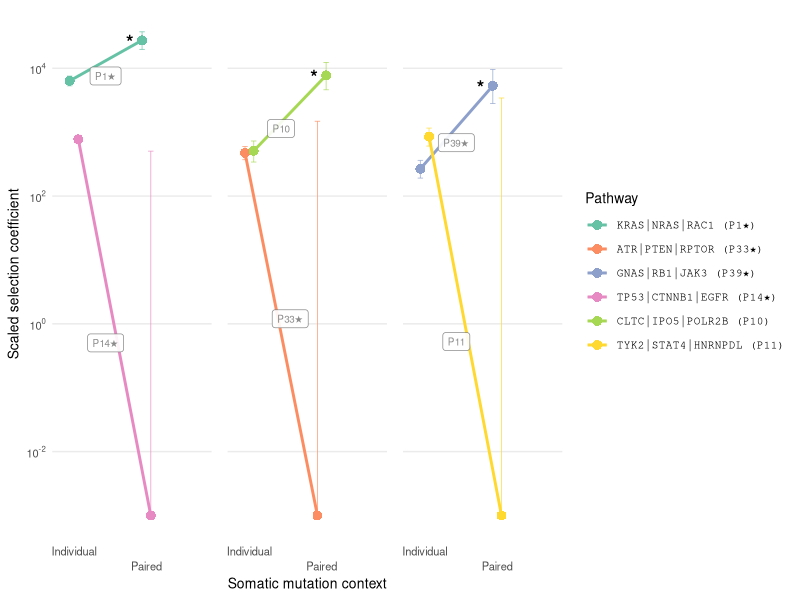

Here is the R script that generated this plot: (Note: this script raises an error after producing the figure.)
library(ggplot2)
library(ggrepel)
library(data.table)

# Pathway epistasis
epistasis_dt = fread(file='output/path_epi_dt.csv')

# Filter significant pathway pairs (e.g., p_epistasis < 0.05)
significant_epistasis = epistasis_dt[p_epistasis < 0.05]
significant_epistasis[, fdr := p.adjust(p_epistasis, method = 'fdr')]
significant_epistasis <- significant_epistasis[fdr < 0.05]

# Only get pathway pairs with higher prevalence

plot_epi_output = significant_epistasis[p_A_change < 0.05 | p_B_change < 0.05, ] # 3
setorder(significant_epistasis, AB_epistatic_ratio)
# plot_epistasis(plot_epi_output, variant_label_size = 6.5)

## Alternative plot
create_epistatic_trajectory_plot <- function(data) {
  
  # Prepare data for trajectory plot using data.table
  dt_copy <- copy(data)
  
  # Calculate epistatic effect direction and magnitude for each pair
  dt_copy[, `:=`(
    delta_A = ces_A_on_B - ces_A0,
    delta_B = ces_B_on_A - ces_B0
  )]
  
  # Fill in missing data for lower bound of CI
  dt_copy[is.na(ci_low_95_ces_A_on_B), ci_low_95_ces_A_on_B := .001]
  dt_copy[is.na(ci_low_95_ces_B_on_A), ci_low_95_ces_B_on_A := .001]
  
  # Calculate FDR significance for coloring
  dt_copy[, fdr_significant := fdr < 0.05]
  
  # Create long format for trajectory plot
  # Gene A trajectory: ces_A0 -> ces_A_on_B
  dt_A_individual <- dt_copy[, .(
    pair_id, variant_A, variant_B, fdr_significant,
    gene = variant_A,
    path_display_name = path_display_name_A,
    epi_display_name = epi_display_name_A,
    effect_size = ces_A0,
    ci_low = ci_low_95_ces_A0,
    ci_high = ci_high_95_ces_A0,
    context = "Individual",
    context_numeric = 1,
    p_change = p_A_change,
    delta = delta_A
  )]
  
  dt_A_paired <- dt_copy[, .(
    pair_id, variant_A, variant_B, fdr_significant,
    gene = variant_A,
    path_display_name = path_display_name_A,
    epi_display_name = epi_display_name_A,
    effect_size = ces_A_on_B,
    ci_low = ci_low_95_ces_A_on_B,
    ci_high = ci_high_95_ces_A_on_B,
    context = "Paired",
    context_numeric = 2,
    p_change = p_A_change,
    delta = delta_A
  )]
  
  # Gene B trajectory: ces_B0 -> ces_B_on_A
  dt_B_individual <- dt_copy[, .(
    pair_id, variant_A, variant_B, fdr_significant,
    gene = variant_B,
    path_display_name = path_display_name_B,
    epi_display_name = epi_display_name_B,
    effect_size = ces_B0,
    ci_low = ci_low_95_ces_B0,
    ci_high = ci_high_95_ces_B0,
    context = "Individual",
    context_numeric = 1,
    p_change = p_B_change,
    delta = delta_B
  )]
  
  dt_B_paired <- dt_copy[, .(
    pair_id, variant_A, variant_B, fdr_significant,
    gene = variant_B,
    path_display_name = path_display_name_B,
    epi_display_name = epi_display_name_B,
    effect_size = ces_B_on_A,
    ci_low = ci_low_95_ces_B_on_A,
    ci_high = ci_high_95_ces_B_on_A,
    context = "Paired",
    context_numeric = 2,
    p_change = p_B_change,
    delta = delta_B
  )]
  
  # Combine all trajectory data
  trajectory_data <- rbindlist(list(dt_A_individual, dt_A_paired, dt_B_individual, dt_B_paired), fill = TRUE)
  
  # Calculate max selection intensity by pair and create ordered factor for faceting
  trajectory_data[, max_selection := max(effect_size), by = pair_id]
  pair_order <- unique(trajectory_data[, .(pair_id, max_selection)])
  setorder(pair_order, -max_selection)
  # Convert pair_id to ordered factor based on max_selection (descending)
  trajectory_data[, pair_id := factor(pair_id, levels = pair_order$pair_id)]
  
  # Create interaction variable for grouping lines
  trajectory_data[, interaction_group := paste(pair_id, gene, sep = "_")]
  
  # Add significance for individual gene changes
  trajectory_data[, gene_change_significant := p_change < 0.05]
  
  # Only keep complete cases for plotting
  data_clean <- trajectory_data[!is.na(effect_size) & 
                                  !is.na(ci_low) & 
                                  !is.na(ci_high) &
                                  !is.na(context_numeric)]
  
  # Add x-axis jitter
  data_clean[, x_jitter :=
               context_numeric +
               ifelse(gene == variant_A, -0.06,
                      ifelse(gene == variant_B, +0.06, 0))]
  
  # Create a mapping from gene to path_display_name for the legend
  gene_to_path <- unique(data_clean[, .(gene, path_display_name)])
  gene_to_path <- gene_to_path[!is.na(gene) & !is.na(path_display_name)]
  
  # Set factor levels for gene based on unique values, and create labels mapping
  unique_genes <- unique(data_clean$gene)
  data_clean[, gene := factor(gene, levels = unique_genes)]
  
  # Create labels for legend (map from gene to path_display_name)
  legend_labels <- setNames(gene_to_path$path_display_name, gene_to_path$gene)
  
  # Create asterisk data for significant changes (only for paired context)
  asterisk_data <- data_clean[context == "Paired" & 
                                !is.na(gene_change_significant) & 
                                gene_change_significant == TRUE]
  
  # Prepare label data with jittering for overlapping cases
  label_data <- data_clean[context == "Paired"]
  label_data[, jitter_amount := 0.15]  # Adjusted for log scale
  
  # Apply jitter based on gene identity
  label_data[, label_y_pos := 10^((log10(effect_size) + log10(effect_size - delta))/2)]
  label_data[, label_x_pos := 1.5]
  # label_data[gene == variant_A, label_y_pos := effect_size * (1 + jitter_amount)]
  # label_data[gene == variant_B, label_y_pos := effect_size * (1 - jitter_amount)]
  
  # Generate colors for unique genes
  unique_genes_in_data <- unique(data_clean$gene)
  n_colors <- length(unique_genes_in_data)
  
  # Use a color palette that provides enough distinct colors
  if(n_colors <= 8) {
    colors <- RColorBrewer::brewer.pal(min(max(3, n_colors), 8), "Set2")[1:n_colors]
  } else {
    colors <- rainbow(n_colors)
  }
  names(colors) <- unique_genes_in_data
  
  # Create the plot
  gg <- ggplot(data_clean, aes(x = x_jitter, y = effect_size)) +
    # Add confidence intervals
    geom_errorbar(aes(x = x_jitter, ymin = ci_low, ymax = ci_high, color = gene),
                  width = 0.075, linewidth = 0.3, alpha = 0.75) +
    # Add lines connecting individual to paired effects
    geom_line(aes(x = x_jitter, group = interaction_group, color = gene), linewidth = 1) +
    # Add filled points
    geom_point(aes(x = x_jitter, color = gene), size = 3, shape = 16) +
    # Add asterisks for significant gene changes
    {if(nrow(asterisk_data) > 0) {
      geom_text(data = asterisk_data,
                aes(x = x_jitter, y = effect_size),
                label = "*", 
                hjust = 2, vjust = 0.6, size = 14/.pt, fontface = "bold", 
                color = "black", show.legend = FALSE)
    }} +
    # Add gene labels at the endpoints using epi_display_name
    {if(nrow(label_data) > 0) {
      geom_label_repel(data = label_data,
                       aes(x = label_x_pos, label = epi_display_name, color = 'black', y = label_y_pos), 
                       size = 2.5, show.legend = FALSE, alpha = .9)
    }} +
    # Faceting by gene pair
    facet_wrap(~pair_id, scales = "fixed", ncol = 3) +
    scale_x_continuous(breaks = c(1, 2), 
                       labels = c("Individual", "Paired"), 
                       limits = c(0.8, 2.8),
                       guide = guide_axis(n.dodge = 2)) +
    scale_y_log10(labels = scales::trans_format("log10", scales::math_format(10^.x))) +
    # Color palette - use the legend_labels for the legend text
    scale_color_manual(values = colors,
                       labels = legend_labels,
                       name = "Pathway") +
    labs(
      x = "Somatic mutation context",
      y = "Scaled selection coefficient"
    ) +
    theme_minimal() +
    theme(
      panel.grid.minor = element_blank(),
      panel.grid.major.x = element_blank(),
      panel.grid.minor.x = element_blank(),
      legend.position = "right",
      axis.text.x = element_text(size = 8),
      axis.text.y = element_text(size = 8),
      axis.title.x = element_text(size = 10),
      axis.title.y = element_text(size = 10),
      legend.title = element_text(size = 10),
      legend.text = element_text(family = 'Courier', size = 8),
      strip.text = element_blank(),
      panel.spacing = unit(0.8, "lines")
    )
  
  return(gg)
}

pw_info = fread('output/pathway/redefined_pathway_info.txt')
pw_info[, epi_display_name := paste0('P', pw_rank)]
pw_info[is_cancer_gene_path == TRUE, epi_display_name := sub('(^P\\d+)', '\\1\u2605', epi_display_name)]
plot_epi_output[pw_info, epi_display_name_A := i.epi_display_name, on=c('variant_A' = 'path_id')]
plot_epi_output[pw_info, epi_display_name_B := i.epi_display_name, on=c('variant_B' = 'path_id')]

pw_info[is_cancer_gene_path == TRUE, path_display_name := sub("(\\(P\\d+)\\)", "\\1\u2605)", path_display_name)]
plot_epi_output[pw_info, path_display_name_A := i.path_display_name, on=c('variant_A' = 'path_id')]
plot_epi_output[pw_info, path_display_name_B := i.path_display_name, on=c('variant_B' = 'path_id')]
# unique(c(plot_epi_output$path_display_name_A, plot_epi_output$path_display_name_B))

plot_epi_output[, pair_id := .I]
plot_epi_output[, ab_label := format(round(AB_epistatic_ratio, 2))]

gg = create_epistatic_trajectory_plot(plot_epi_output)
saveRDS(gg, 'figures/pathway_effects/path_epistasis_panel.rds')
# ggsave(file='figures/path_epistasis_panCCA.pdf', plot1,
#        width = 8, height = 3, device = cairo_pdf)
